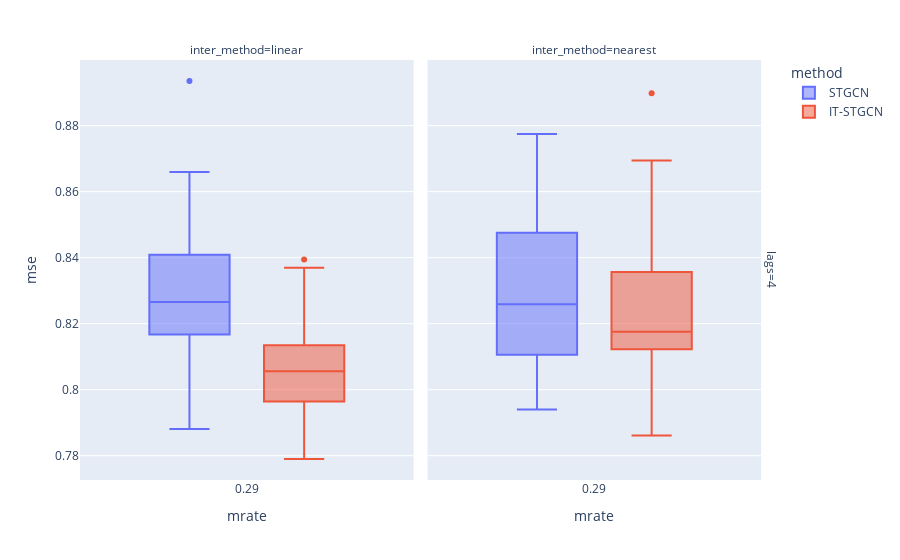

The code cell stored with this chart in its notebook:
### Markdown cell above
## Block

### Code cell
data.query("method!='GNAR' and mtype =='block'").plot.box(backend='plotly',x='mrate',color='method',y='mse',facet_col='inter_method',facet_row='lags',height=800)

### Figure 1 — Plotly figure (JSON) as saved in the notebook; plotly's stock layout.template omitted (floating-point values rounded to 4 significant figures)
{"data": [{"alignmentgroup": "True", "hovertemplate": "method=STGCN<br>lags=4<br>inter_method=linear<br>mrate=%{x}<br>mse=%{y}<extra></extra>", "legendgroup": "STGCN", "marker": {"color": "#636efa"}, "name": "STGCN", "notched": false, "offsetgroup": "STGCN", "orientation": "v", "showlegend": true, "type": "box", "x": [0.2878, 0.2878, 0.2878, 0.2878, 0.2878, 0.2878, 0.2878, 0.2878, 0.2878, 0.2878, 0.2878, 0.2878, 0.2878, 0.2878, 0.2878, 0.2878, 0.2878, 0.2878, 0.2878, 0.2878, 0.2878, 0.2878, 0.2878, 0.2878, 0.2878, 0.2878, 0.2878, 0.2878, 0.2878, 0.2878], "x0": " ", "xaxis": "x", "y": [0.8239, 0.8503, 0.8253, 0.8288, 0.8021, 0.8019, 0.8935, 0.8223, 0.8409, 0.8189, 0.8121, 0.8346, 0.8278, 0.8218, 0.8215, 0.866, 0.8292, 0.8452, 0.8385, 0.8167, 0.8446, 0.8052, 0.8179, 0.8305, 0.8393, 0.8503, 0.7883, 0.8452, 0.8161, 0.7881], "y0": " ", "yaxis": "y"}, {"alignmentgroup": "True", "hovertemplate": "method=STGCN<br>lags=4<br>inter_method=nearest<br>mrate=%{x}<br>mse=%{y}<extra></extra>", "legendgroup": "STGCN", "marker": {"color": "#636efa"}, "name": "STGCN", "notched": false, "offsetgroup": "STGCN", "orientation": "v", "showlegend": false, "type": "box", "x": [0.2878, 0.2878, 0.2878, 0.2878, 0.2878, 0.2878, 0.2878, 0.2878, 0.2878, 0.2878, 0.2878, 0.2878, 0.2878, 0.2878, 0.2878, 0.2878, 0.2878, 0.2878, 0.2878, 0.2878, 0.2878, 0.2878, 0.2878, 0.2878, 0.2878, 0.2878, 0.2878, 0.2878, 0.2878, 0.2878], "x0": " ", "xaxis": "x2", "y": [0.7952, 0.8475, 0.8534, 0.8184, 0.821, 0.8293, 0.8331, 0.8205, 0.8014, 0.853, 0.8474, 0.8076, 0.8372, 0.8532, 0.8774, 0.817, 0.8444, 0.8106, 0.7986, 0.8158, 0.8514, 0.806, 0.8384, 0.849, 0.8551, 0.8223, 0.794, 0.7952, 0.8388, 0.8224], "y0": " ", "yaxis": "y2"}, {"alignmentgroup": "True", "hovertemplate": "method=IT-STGCN<br>lags=4<br>inter_method=linear<br>mrate=%{x}<br>mse=%{y}<extra></extra>", "legendgroup": "IT-STGCN", "marker": {"color": "#EF553B"}, "name": "IT-STGCN", "notched": false, "offsetgroup": "IT-STGCN", "orientation": "v", "showlegend": true, "type": "box", "x": [0.2878, 0.2878, 0.2878, 0.2878, 0.2878, 0.2878, 0.2878, 0.2878, 0.2878, 0.2878, 0.2878, 0.2878, 0.2878, 0.2878, 0.2878, 0.2878, 0.2878, 0.2878, 0.2878, 0.2878, 0.2878, 0.2878, 0.2878, 0.2878, 0.2878, 0.2878, 0.2878, 0.2878, 0.2878, 0.2878], "x0": " ", "xaxis": "x", "y": [0.8076, 0.785, 0.804, 0.7987, 0.8031, 0.8394, 0.779, 0.8369, 0.836, 0.806, 0.8103, 0.8108, 0.8044, 0.791, 0.8369, 0.7864, 0.8063, 0.7964, 0.8134, 0.7808, 0.7912, 0.8237, 0.7952, 0.8103, 0.8229, 0.8088, 0.8038, 0.8052, 0.819, 0.7985], "y0": " ", "yaxis": "y"}, {"alignmentgroup": "True", "hovertemplate": "method=IT-STGCN<br>lags=4<br>inter_method=nearest<br>mrate=%{x}<br>mse=%{y}<extra></extra>", "legendgroup": "IT-STGCN", "marker": {"color": "#EF553B"}, "name": "IT-STGCN", "notched": false, "offsetgroup": "IT-STGCN", "orientation": "v", "showlegend": false, "type": "box", "x": [0.2878, 0.2878, 0.2878, 0.2878, 0.2878, 0.2878, 0.2878, 0.2878, 0.2878, 0.2878, 0.2878, 0.2878, 0.2878, 0.2878, 0.2878, 0.2878, 0.2878, 0.2878, 0.2878, 0.2878, 0.2878, 0.2878, 0.2878, 0.2878, 0.2878, 0.2878, 0.2878, 0.2878, 0.2878, 0.2878], "x0": " ", "xaxis": "x2", "y": [0.8559, 0.816, 0.8191, 0.8219, 0.847, 0.8157, 0.7861, 0.8519, 0.8228, 0.8156, 0.7972, 0.8191, 0.8392, 0.8209, 0.8694, 0.8039, 0.8136, 0.8151, 0.8038, 0.813, 0.807, 0.8122, 0.851, 0.8046, 0.8275, 0.8898, 0.8145, 0.8357, 0.7934, 0.8299], "y0": " ", "yaxis": "y2"}], "layout": {"annotations": [{"font": {}, "showarrow": false, "text": "inter_method=linear", "x": 0.24, "xanchor": "center", "xref": "paper", "y": 1, "yanchor": "bottom", "yref": "paper"}, {"font": {}, "showarrow": false, "text": "inter_method=nearest", "x": 0.74, "xanchor": "center", "xref": "paper", "y": 1, "yanchor": "bottom", "yref": "paper"}, {"font": {}, "showarrow": false, "text": "lags=4", "textangle": 90, "x": 0.98, "xanchor": "left", "xref": "paper", "y": 0.5, "yanchor": "middle", "yref": "paper"}], "autosize": true, "boxmode": "group", "legend": {"title": {"text": "method"}, "tracegroupgap": 0}, "margin": {"t": 60}, "xaxis": {"anchor": "y", "autorange": true, "domain": [0, 0.48], "range": [-0.2159, 0.7914], "title": {"text": "mrate"}, "type": "linear"}, "xaxis2": {"anchor": "y2", "autorange": true, "domain": [0.5, 0.98], "matches": "x", "range": [-0.2159, 0.7914], "title": {"text": "mrate"}, "type": "linear"}, "yaxis": {"anchor": "x", "autorange": true, "domain": [0, 1], "range": [0.7726, 0.8999], "title": {"text": "mse"}, "type": "linear"}, "yaxis2": {"anchor": "x2", "autorange": true, "domain": [0, 1], "matches": "y", "range": [0.7726, 0.8999], "showticklabels": false, "type": "linear"}}}
